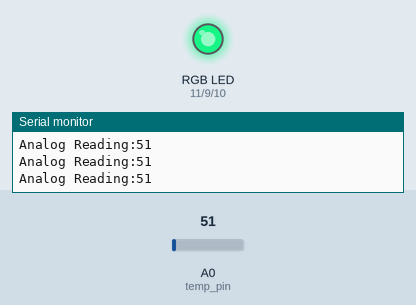
Bench run of a sketch on a simulated Arduino Uno, built with avr-gcc and run on an emulated ATmega328P. Parts: an RGB LED mixed from three pins (HIGH = lit), the last lines printed to the serial monitor. The test bench sets the inputs (shaded band); at power-on: A0 (temp_pin) = 51.

Above: at 1.2 s.
1.3 s: A0 (temp_pin) set to 112
At 2.5 s:
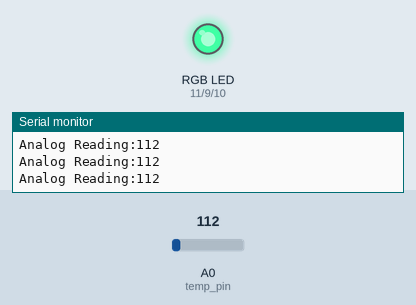
2.8 s: A0 (temp_pin) set to 15
At 3.7 s:
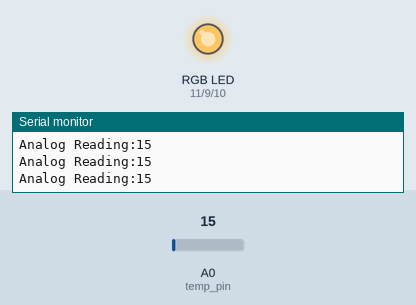
4.3 s: A0 (temp_pin) set to 17
At 4.9 s:
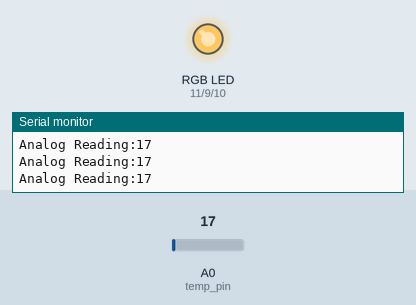
7.3 s: A0 (temp_pin) set to 21
At 8.5 s:
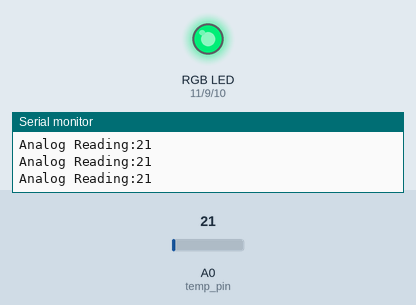
8.8 s: A0 (temp_pin) set to 88
At 10.2 s:
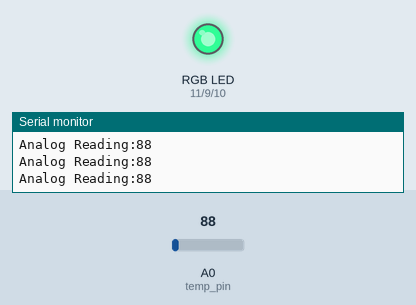
11.8 s: A0 (temp_pin) set to 108
At 12.7 s:
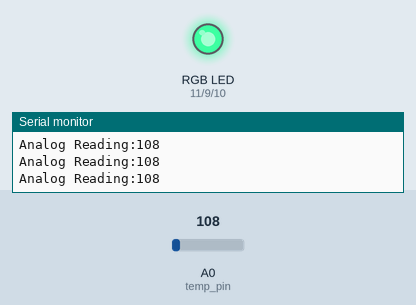
Timing chart, 0 to 14.3 s (numbered marks = the images above; inputs shaded):
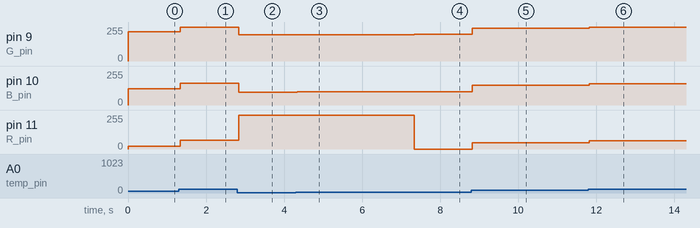

Measured:
- the behaviour switches between 18 and 19 on A0 (temp_pin) (found by bisection; images 3 and 4)
- after the input at 1.3 s, pin 9 (G_pin): 221/255 → 255/255 at once; pin 10 (B_pin): 121/255 → 164/255 at once; pin 11 (R_pin): 21/255 → 64/255 at once
- after the input at 2.8 s, pin 9 (G_pin): 255/255 → 197/255 at once; pin 10 (B_pin): 164/255 → 97/255 at once; pin 11 (R_pin): 64/255 → 253/255 at once
- after the input at 4.3 s, pin 9 (G_pin): 197/255 → 198/255 at once; pin 10 (B_pin): 97/255 → 98/255 at once; pin 11 (R_pin): 253/255 → 254/255 at once
- after the input at 7.3 s, pin 9 (G_pin): 198/255 → 200/255 at once; pin 10 (B_pin): 98/255 → 100/255 at once; pin 11 (R_pin): 254/255 → 0/255 at once
- after the input at 8.8 s, pin 9 (G_pin): 200/255 → 247/255 at once; pin 10 (B_pin): 100/255 → 147/255 at once; pin 11 (R_pin): 0/255 → 47/255 at once
- after the input at 11.8 s, pin 9 (G_pin): 247/255 → 255/255 at once; pin 10 (B_pin): 147/255 → 161/255 at once; pin 11 (R_pin): 47/255 → 61/255 at once

The sketch:

project_1_workshop_2.ino
```cpp
int temp_pin = A0;
int R_pin = 11, B_pin = 10, G_pin = 9;


void setup() {
  Serial.begin(9600);
  // pinMode(R_pin, OUTPUT);
  // pinMode(B_pin, OUTPUT);
  // pinMode(G_pin, OUTPUT);
  for (int i = 9; i <= 11; i++) {
    pinMode(i, OUTPUT);
  }
}

void loop() {
  int temp_reading = analogRead(temp_pin);

  char buffer[20];
  sprintf(buffer, "Analog Reading:%d", temp_reading);
  Serial.println(buffer);
  int Red_value = map(temp_reading, 20, 385, 0, 255);
  int Green_value = map(temp_reading, 20, 385, 0, 255);
  int blue_value = map(temp_reading, 20, 385, 0, 255);
  set_Color(Red_value, Green_value+100, blue_value+200);
}


void set_Color(int R_value, int G_value, int B_value) {
  analogWrite(R_pin, R_value);
  analogWrite(B_pin, G_value);
  analogWrite(G_pin, B_value);
}
```
